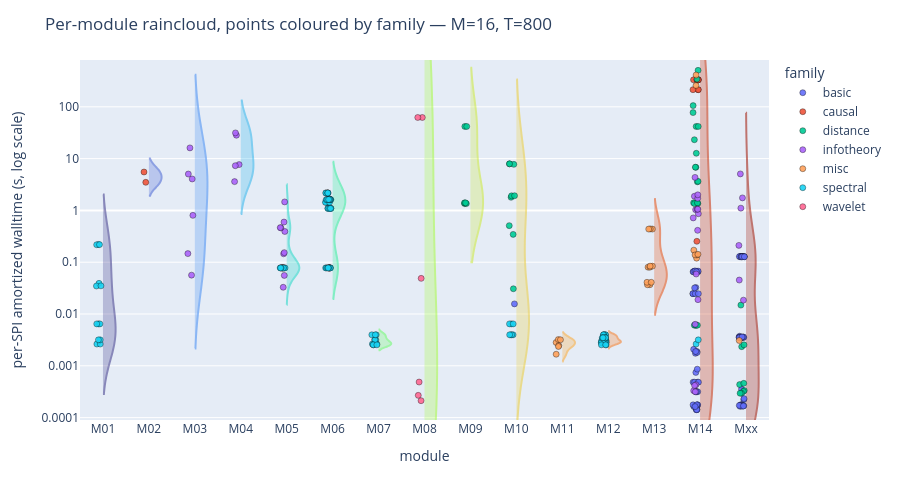

Notebook code for this chart:
### Markdown cell above
### 3c. Per-module raincloud — dots coloured by family

Same module grouping, but each SPI's dot carries its family colour so you can read off the family mix inside each module (e.g. M14 is mostly `basic`; `Mxx` is mostly `causal` + GP variants).

### Code cell
families_present = [f for f in FAMILY_ORDER if f in focus_pos["family"].values]

exp_min = int(np.floor(focus_pos["log_walltime_s"].min()))
exp_max = int(np.ceil(focus_pos["log_walltime_s"].max()))
y_tickvals = list(range(exp_min, exp_max + 1))
y_ticktext = [f"{10**e:g}" for e in y_tickvals]

# Force a linear x-axis with module labels so violin and scatter x values share
# the same numeric coordinate system. Otherwise plotly auto-treats x as categorical
# (from the violin's string x values) and numeric scatter x can land unpredictably.
m_idx = {m: i for i, m in enumerate(modules_present)}
focus_3c = focus_pos.copy()
focus_3c["module_x"] = focus_3c["module"].map(m_idx)

fig = px.violin(
    focus_3c,
    y="log_walltime_s", x="module_x", color="module",
    color_discrete_map=MODULE_COLORS,
    category_orders={"module": modules_present},
    points=False,
    height=500,
    width=900,
    range_y=[focus_3c["log_walltime_s"].min() - 0.2,
             focus_3c["log_walltime_s"].max() + 0.2],
)

for trace in fig.data:
    trace.update(side="positive", width=0.55,
                 meanline_visible=False, box_visible=False,
                 opacity=0.55, showlegend=False, hoverinfo="skip")

# Family-coloured dots at exactly the raincloud position from 3a:
# offset = pointpos*(width/2), jitter_amp = jitter*(width/2) with pointpos=-0.35,
# jitter=0.22, width=0.55  ->  offset=-0.0963, jitter_amp=0.0605.
_off, _jit = -0.35 * (0.55 / 2), 0.22 * (0.55 / 2)
rng = np.random.default_rng(0)
for fam in families_present:
    sub = focus_3c[focus_3c["family"] == fam]
    if not len(sub):
        continue
    xs = [m_idx[m] + _off + rng.uniform(-_jit, _jit) for m in sub["module"]]
    fig.add_trace(go.Scatter(
        x=xs, y=sub["log_walltime_s"], mode="markers",
        marker={"size": 6, "color": FAMILY_COLORS[fam], "opacity": 0.9,
                "line": {"width": 0.4, "color": "black"}},
        name=fam,
        customdata=list(zip(sub["spi"], sub["module"], sub["amortized_s"])),
        hovertemplate=("spi=%{customdata[0]}<br>module=%{customdata[1]}<br>"
                       f"family={fam}<br>walltime=%{{customdata[2]:.4f}} s<extra></extra>"),
    ))

fig.update_layout(
    xaxis={
        "title": "module",
        "tickmode": "array",
        "tickvals": list(m_idx.values()),
        "ticktext": modules_present,
        "range": [-0.5, len(modules_present) - 0.5],
    },
    yaxis={
        "title": "per-SPI amortized walltime (s, log scale)",
        "tickmode": "array",
        "tickvals": y_tickvals,
        "ticktext": y_ticktext,
    },
    title=f"Per-module raincloud, points coloured by family — M={FOCUS_M}, T={FOCUS_T}",
    legend_title_text="family",
    margin={"l": 80, "r": 20, "t": 60, "b": 80},
)
fig.show()

### Figure 1 — Plotly figure (JSON) as saved in the notebook; plotly's stock layout.template omitted (floating-point values rounded to 4 significant figures; data arrays with more than 128 entries replaced by an {"elided": "..."} marker saying what was removed)
{"data": [{"alignmentgroup": "True", "box": {"visible": false}, "hoverinfo": "skip", "hovertemplate": "module=M01<br>module_x=%{x}<br>log_walltime_s=%{y}<extra></extra>", "legendgroup": "M01", "marker": {"color": "rgb(60, 54, 137)"}, "meanline": {"visible": false}, "name": "M01", "offsetgroup": "M01", "opacity": 0.55, "orientation": "v", "points": false, "scalegroup": "True", "showlegend": false, "side": "positive", "type": "violin", "width": 0.55, "x": [0, 0, 0, 0, 0, 0, 0, 0, 0, 0, 0, 0, 0], "x0": " ", "xaxis": "x", "y": [-2.19, -2.19, -2.19, -0.6567, -0.6622, -0.6602, -2.58, -2.58, -2.499, -2.499, -1.408, -1.459, -1.456], "y0": " ", "yaxis": "y"}, {"alignmentgroup": "True", "box": {"visible": false}, "hoverinfo": "skip", "hovertemplate": "module=M02<br>module_x=%{x}<br>log_walltime_s=%{y}<extra></extra>", "legendgroup": "M02", "marker": {"color": "rgb(68, 98, 211)"}, "meanline": {"visible": false}, "name": "M02", "offsetgroup": "M02", "opacity": 0.55, "orientation": "v", "points": false, "scalegroup": "True", "showlegend": false, "side": "positive", "type": "violin", "width": 0.55, "x": [1, 1], "x0": " ", "xaxis": "x", "y": [0.7419, 0.5425], "y0": " ", "yaxis": "y"}, {"alignmentgroup": "True", "box": {"visible": false}, "hoverinfo": "skip", "hovertemplate": "module=M03<br>module_x=%{x}<br>log_walltime_s=%{y}<extra></extra>", "legendgroup": "M03", "marker": {"color": "rgb(64, 139, 244)"}, "meanline": {"visible": false}, "name": "M03", "offsetgroup": "M03", "opacity": 0.55, "orientation": "v", "points": false, "scalegroup": "True", "showlegend": false, "side": "positive", "type": "violin", "width": 0.55, "x": [2, 2, 2, 2, 2, 2], "x0": " ", "xaxis": "x", "y": [-0.8336, 0.6069, 1.207, -1.25, -0.09531, 0.7024], "y0": " ", "yaxis": "y"}, {"alignmentgroup": "True", "box": {"visible": false}, "hoverinfo": "skip", "hovertemplate": "module=M04<br>module_x=%{x}<br>log_walltime_s=%{y}<extra></extra>", "legendgroup": "M04", "marker": {"color": "rgb(45, 180, 236)"}, "meanline": {"visible": false}, "name": "M04", "offsetgroup": "M04", "opacity": 0.55, "orientation": "v", "points": false, "scalegroup": "True", "showlegend": false, "side": "positive", "type": "violin", "width": 0.55, "x": [3, 3, 3, 3, 3], "x0": " ", "xaxis": "x", "y": [1.452, 1.496, 0.8848, 0.8636, 0.5562], "y0": " ", "yaxis": "y"}, {"alignmentgroup": "True", "box": {"visible": false}, "hoverinfo": "skip", "hovertemplate": "module=M05<br>module_x=%{x}<br>log_walltime_s=%{y}<extra></extra>", "legendgroup": "M05", "marker": {"color": "rgb(30, 216, 198)"}, "meanline": {"visible": false}, "name": "M05", "offsetgroup": "M05", "opacity": 0.55, "orientation": "v", "points": false, "scalegroup": "True", "showlegend": false, "side": "positive", "type": "violin", "width": 0.55, "x": [4, 4, 4, 4, 4, 4, 4, 4, 4, 4, 4, 4, 4, 4, 4, 4, 4, 4, 4, 4, 4], "x0": " ", "xaxis": "x", "y": [-1.255, -0.2245, -1.484, -0.4067, 0.1643, -0.8375, -0.8152, -0.3367, -0.3325, -1.11, -1.11, -1.11, -1.11, -1.11, -1.11, -1.11, -1.11, -1.11, -1.11, -1.11, -1.11], "y0": " ", "yaxis": "y"}, {"alignmentgroup": "True", "box": {"visible": false}, "hoverinfo": "skip", "hovertemplate": "module=M06<br>module_x=%{x}<br>log_walltime_s=%{y}<extra></extra>", "legendgroup": "M06", "marker": {"color": "rgb(48, 239, 154)"}, "meanline": {"visible": false}, "name": "M06", "offsetgroup": "M06", "opacity": 0.55, "orientation": "v", "points": false, "scalegroup": "True", "showlegend": false, "side": "positive", "type": "violin", "width": 0.55, "x": [5, 5, 5, 5, 5, 5, 5, 5, 5, 5, 5, 5, 5, 5, 5, 5, 5, 5, 5, 5, 5, 5, 5, 5, 5, 5, 5, 5, 5, 5, 5, 5, 5, 5, 5, 5, 5, 5, 5, 5, 5, 5], "x0": " ", "xaxis": "x", "y": [0.1562, 0.1562, 0.1562, 0.1562, 0.1562, 0.1562, 0.2081, 0.2081, 0.2081, 0.2081, 0.2081, 0.2081, 0.03889, 0.03889, 0.03889, 0.03889, 0.03889, 0.03889, 0.2109, 0.2109, 0.2109, 0.2109, 0.2109, 0.2109, 0.3368, 0.3368, 0.3368, 0.3368, 0.3368, 0.3368, -1.11, -1.11, -1.11, -1.11, -1.11, -1.11, -1.11, -1.11, -1.11, -1.11, -1.11, -1.11], "y0": " ", "yaxis": "y"}, {"alignmentgroup": "True", "box": {"visible": false}, "hoverinfo": "skip", "hovertemplate": "module=M07<br>module_x=%{x}<br>log_walltime_s=%{y}<extra></extra>", "legendgroup": "M07", "marker": {"color": "rgb(104, 252, 103)"}, "meanline": {"visible": false}, "name": "M07", "offsetgroup": "M07", "opacity": 0.55, "orientation": "v", "points": false, "scalegroup": "True", "showlegend": false, "side": "positive", "type": "violin", "width": 0.55, "x": [6, 6, 6, 6, 6, 6, 6, 6, 6, 6, 6, 6], "x0": " ", "xaxis": "x", "y": [-2.58, -2.58, -2.58, -2.499, -2.499, -2.499, -2.595, -2.595, -2.595, -2.402, -2.402, -2.402], "y0": " ", "yaxis": "y"}, {"alignmentgroup": "True", "box": {"visible": false}, "hoverinfo": "skip", "hovertemplate": "module=M08<br>module_x=%{x}<br>log_walltime_s=%{y}<extra></extra>", "legendgroup": "M08", "marker": {"color": "rgb(164, 252, 59)"}, "meanline": {"visible": false}, "name": "M08", "offsetgroup": "M08", "opacity": 0.55, "orientation": "v", "points": false, "scalegroup": "True", "showlegend": false, "side": "positive", "type": "violin", "width": 0.55, "x": [7, 7, 7, 7, 7, 7], "x0": " ", "xaxis": "x", "y": [1.794, 1.794, -1.312, -3.313, -3.57, -3.674], "y0": " ", "yaxis": "y"}, {"alignmentgroup": "True", "box": {"visible": false}, "hoverinfo": "skip", "hovertemplate": "module=M09<br>module_x=%{x}<br>log_walltime_s=%{y}<extra></extra>", "legendgroup": "M09", "marker": {"color": "rgb(204, 234, 53)"}, "meanline": {"visible": false}, "name": "M09", "offsetgroup": "M09", "opacity": 0.55, "orientation": "v", "points": false, "scalegroup": "True", "showlegend": false, "side": "positive", "type": "violin", "width": 0.55, "x": [8, 8, 8, 8, 8, 8], "x0": " ", "xaxis": "x", "y": [0.1312, 0.1457, 1.621, 0.1312, 0.1457, 1.621], "y0": " ", "yaxis": "y"}, {"alignmentgroup": "True", "box": {"visible": false}, "hoverinfo": "skip", "hovertemplate": "module=M10<br>module_x=%{x}<br>log_walltime_s=%{y}<extra></extra>", "legendgroup": "M10", "marker": {"color": "rgb(236, 205, 57)"}, "meanline": {"visible": false}, "name": "M10", "offsetgroup": "M10", "opacity": 0.55, "orientation": "v", "points": false, "scalegroup": "True", "showlegend": false, "side": "positive", "type": "violin", "width": 0.55, "x": [9, 9, 9, 9, 9, 9, 9, 9, 9, 9, 9, 9, 9, 9, 9, 9, 9], "x0": " ", "xaxis": "x", "y": [-1.805, -0.4626, -0.2938, -1.512, 0.8987, 0.8891, 0.8991, 0.2532, 0.2808, 0.2839, -2.19, -2.19, -2.19, -2.401, -2.401, -2.401, -2.401], "y0": " ", "yaxis": "y"}, {"alignmentgroup": "True", "box": {"visible": false}, "hoverinfo": "skip", "hovertemplate": "module=M11<br>module_x=%{x}<br>log_walltime_s=%{y}<extra></extra>", "legendgroup": "M11", "marker": {"color": "rgb(251, 168, 49)"}, "meanline": {"visible": false}, "name": "M11", "offsetgroup": "M11", "opacity": 0.55, "orientation": "v", "points": false, "scalegroup": "True", "showlegend": false, "side": "positive", "type": "violin", "width": 0.55, "x": [10, 10, 10, 10, 10, 10], "x0": " ", "xaxis": "x", "y": [-2.55, -2.609, -2.777, -2.493, -2.627, -2.497], "y0": " ", "yaxis": "y"}, {"alignmentgroup": "True", "box": {"visible": false}, "hoverinfo": "skip", "hovertemplate": "module=M12<br>module_x=%{x}<br>log_walltime_s=%{y}<extra></extra>", "legendgroup": "M12", "marker": {"color": "rgb(247, 121, 31)"}, "meanline": {"visible": false}, "name": "M12", "offsetgroup": "M12", "opacity": 0.55, "orientation": "v", "points": false, "scalegroup": "True", "showlegend": false, "side": "positive", "type": "violin", "width": 0.55, "x": [11, 11, 11, 11, 11, 11, 11, 11, 11, 11, 11, 11, 11, 11, 11, 11, 11, 11, 11, 11, 11, 11, 11, 11, 11, 11], "x0": " ", "xaxis": "x", "y": [-2.519, -2.519, -2.519, -2.519, -2.519, -2.519, -2.551, -2.551, -2.551, -2.551, -2.551, -2.551, -2.401, -2.401, -2.595, -2.595, -2.595, -2.402, -2.402, -2.402, -2.459, -2.459, -2.459, -2.459, -2.459, -2.459], "y0": " ", "yaxis": "y"}, {"alignmentgroup": "True", "box": {"visible": false}, "hoverinfo": "skip", "hovertemplate": "module=M13<br>module_x=%{x}<br>log_walltime_s=%{y}<extra></extra>", "legendgroup": "M13", "marker": {"color": "rgb(230, 78, 14)"}, "meanline": {"visible": false}, "name": "M13", "offsetgroup": "M13", "opacity": 0.55, "orientation": "v", "points": false, "scalegroup": "True", "showlegend": false, "side": "positive", "type": "violin", "width": 0.55, "x": [12, 12, 12, 12, 12, 12, 12, 12, 12, 12, 12], "x0": " ", "xaxis": "x", "y": [-1.096, -1.096, -1.435, -1.435, -1.075, -1.075, -1.388, -1.388, -0.3605, -0.3568, -0.3602], "y0": " ", "yaxis": "y"}, {"alignmentgroup": "True", "box": {"visible": false}, "hoverinfo": "skip", "hovertemplate": "module=M14<br>module_x=%{x}<br>log_walltime_s=%{y}<extra></extra>", "legendgroup": "M14", "marker": {"color": "rgb(201, 44, 4)"}, "meanline": {"visible": false}, "name": "M14", "offsetgroup": "M14", "opacity": 0.55, "orientation": "v", "points": false, "scalegroup": "True", "showlegend": false, "side": "positive", "type": "violin", "width": 0.55, "x": [13, 13, 13, 13, 13, 13, 13, 13, 13, 13, 13, 13, 13, 13, 13, 13, 13, 13, 13, 13, 13, 13, 13, 13, 13, 13, 13, 13, 13, 13, 13, 13, 13, 13, 13, 13, 13, 13, 13, 13, 13, 13, 13, 13, 13, 13, 13, 13, 13, 13, 13, 13, 13, 13, 13, 13, 13, 13, 13, 13, 13, 13, 13, 13, 13, 13, 13, 13, 13, 13, 13, 13, 13, 13, 13, 13, 13, 13, 13, 13, 13, 13, 13, 13, 13, 13, 13, 13, 13, 13, 13, 13, 13, 13, 13, 13, 13], "x0": " ", "xaxis": "x", "y": [-3.5, -1.172, -3.316, -1.608, -3.754, -1.185, -3.846, -3.787, -3.5, -1.172, -3.316, -1.608, -3.754, -1.185, -3.846, -3.787, -3.5, -1.172, -3.316, -1.608, -3.754, -1.185, -3.846, -3.787, -3.5, -1.172, -3.316, -1.608, -3.754, -1.185, -3.846, -3.787, -2.682, -2.723, -1.488, -1.496, -2.758, -2.742, -2.724, -3.128, -3.064, 0.5518, 0.5608, 1.365, 0.8319, 0.8349, 2.704, 2.023, 2.535, 1.103, 1.889, -2.216, -2.216, 0.1312, 0.1457, 1.621, -2.216, -2.216, 0.1312, 0.1457, 1.621, -0.5963, 2.521, 2.521, 2.521, 2.331, 2.331, 2.331, 2.521, 2.521, 2.521, -3.366, -1.228, -0.3844, -3.48, -2.198, -1.723, -0.1444, 0.6377, -3.502, 0.01355, -0.0641, 0.02371, -3.38, 0.2731, 0.2327, 0.02291, 0.301, -2.58, -2.499, -0.9214, -0.8603, -0.7675, -0.8587, -0.8476, 2.412, 2.614], "y0": " ", "yaxis": "y"}, {"alignmentgroup": "True", "box": {"visible": false}, "hoverinfo": "skip", "hovertemplate": "module=Mxx<br>module_x=%{x}<br>log_walltime_s=%{y}<extra></extra>", "legendgroup": "Mxx", "marker": {"color": "rgb(160, 19, 1)"}, "meanline": {"visible": false}, "name": "Mxx", "offsetgroup": "Mxx", "opacity": 0.55, "orientation": "v", "points": false, "scalegroup": "True", "showlegend": false, "side": "positive", "type": "violin", "width": 0.55, "x": [14, 14, 14, 14, 14, 14, 14, 14, 14, 14, 14, 14, 14, 14, 14, 14, 14, 14, 14, 14, 14, 14, 14, 14, 14, 14, 14, 14, 14, 14, 14, 14, 14, 14, 14, 14, 14, 14, 14, 14, 14, 14, 14, 14, 14, 14, 14, 14, 14, 14, 14, 14, 14, 14, 14, 14, 14, 14], "x0": " ", "xaxis": "x", "y": [-3.45, -3.654, -3.633, -3.752, -3.77, -3.759, -3.759, -3.772, -3.764, -3.772, -3.783, -3.78, -3.764, -3.775, -2.445, -2.446, -2.454, -2.443, -2.457, -2.429, -2.451, -2.444, -2.456, -2.45, -2.456, -2.449, -2.458, -2.445, -0.8909, -0.8912, -0.89, -0.8931, -0.8941, -0.8919, -0.8909, -0.891, -0.8928, -0.8928, -0.8933, -0.8948, -0.8932, -0.895, -3.363, -3.478, -3.338, -3.495, -3.529, -3.53, -2.63, -2.595, -1.828, -1.732, -0.6751, 0.04387, -1.345, 0.2419, 0.7047, -2.512], "y0": " ", "yaxis": "y"}, {"customdata": {"elided": "84x3 mixed values"}, "hovertemplate": "spi=%{customdata[0]}<br>module=%{customdata[1]}<br>family=basic<br>walltime=%{customdata[2]:.4f} s<extra></extra>", "marker": {"color": "#636EFA", "line": {"color": "black", "width": 0.4}, "opacity": 0.9, "size": 6}, "mode": "markers", "name": "basic", "type": "scatter", "x": [12.92, 12.88, 12.85, 12.85, 12.94, 12.95, 12.92, 12.93, 12.91, 12.96, 12.94, 12.84, 12.95, 12.85, 12.93, 12.86, 12.95, 12.91, 12.88, 12.89, 12.85, 12.86, 12.92, 12.92, 12.92, 12.89, 12.96, 12.96, 12.93, 12.92, 12.93, 12.89, 12.86, 12.93, 12.91, 12.88, 13.9, 13.95, 13.96, 13.89, 13.91, 13.88, 13.92, 13.88, 13.89, 13.95, 13.87, 13.92, 13.85, 13.94, 13.94, 13.87, 13.95, 13.85, 13.88, 13.86, 13.9, 13.94, 13.87, 13.85, 13.89, 13.87, 13.85, 13.91, 13.88, 13.92, 13.87, 13.96, 13.89, 13.86, 13.92, 13.96, 13.9, 13.96, 13.9, 13.89, 13.92, 13.96, 8.958, 12.9, 12.93, 12.9, 12.91, 12.94], "y": [-3.5, -1.172, -3.316, -1.608, -3.754, -1.185, -3.846, -3.787, -3.5, -1.172, -3.316, -1.608, -3.754, -1.185, -3.846, -3.787, -3.5, -1.172, -3.316, -1.608, -3.754, -1.185, -3.846, -3.787, -3.5, -1.172, -3.316, -1.608, -3.754, -1.185, -3.846, -3.787, -2.682, -2.723, -1.488, -1.496, -3.45, -3.654, -3.633, -3.752, -3.77, -3.759, -3.759, -3.772, -3.764, -3.772, -3.783, -3.78, -3.764, -3.775, -2.445, -2.446, -2.454, -2.443, -2.457, -2.429, -2.451, -2.444, -2.456, -2.45, -2.456, -2.449, -2.458, -2.445, -0.8909, -0.8912, -0.89, -0.8931, -0.8941, -0.8919, -0.8909, -0.891, -0.8928, -0.8928, -0.8933, -0.8948, -0.8932, -0.895, -1.805, -2.758, -2.742, -2.724, -3.128, -3.064]}, {"customdata": [["anm", "M02", 5.52], ["cds", "M02", 3.487], ["reci", "M14", 0.2533], ["ccm_E-None_mean", "M14", 332.1], ["ccm_E-None_max", "M14", 332.1], ["ccm_E-None_diff", "M14", 332.1], ["ccm_E-1_mean", "M14", 214.1], ["ccm_E-1_max", "M14", 214.1], ["ccm_E-1_diff", "M14", 214.1], ["ccm_E-10_mean", "M14", 332.0], ["ccm_E-10_max", "M14", 332.0], ["ccm_E-10_diff", "M14", 332.0]], "hovertemplate": "spi=%{customdata[0]}<br>module=%{customdata[1]}<br>family=causal<br>walltime=%{customdata[2]:.4f} s<extra></extra>", "marker": {"color": "#EF553B", "line": {"color": "black", "width": 0.4}, "opacity": 0.9, "size": 6}, "mode": "markers", "name": "causal", "type": "scatter", "x": [0.8934, 0.9321, 12.93, 12.96, 12.86, 12.93, 12.96, 12.96, 12.85, 12.95, 12.96, 12.96], "y": [0.7419, 0.5425, -0.5963, 2.521, 2.521, 2.521, 2.331, 2.331, 2.331, 2.521, 2.521, 2.521]}, {"customdata": {"elided": "44x3 mixed values"}, "hovertemplate": "spi=%{customdata[0]}<br>module=%{customdata[1]}<br>family=distance<br>walltime=%{customdata[2]:.4f} s<extra></extra>", "marker": {"color": "#00CC96", "line": {"color": "black", "width": 0.4}, "opacity": 0.9, "size": 6}, "mode": "markers", "name": "distance", "type": "scatter", "x": [13.86, 13.96, 13.95, 13.94, 13.9, 13.87, 12.94, 12.95, 12.88, 12.91, 12.9, 12.96, 12.85, 12.93, 12.92, 12.85, 8.93, 8.845, 8.935, 13.91, 13.96, 8.851, 8.945, 8.851, 8.885, 8.895, 8.96, 12.91, 12.87, 7.872, 12.95, 7.871, 12.86, 7.878, 12.91, 12.91, 12.94, 7.911, 12.88, 7.893, 12.94, 7.919, 12.96, 13.89], "y": [-3.363, -3.478, -3.338, -3.495, -3.529, -3.53, 0.5518, 0.5608, 1.365, 0.8319, 0.8349, 2.704, 2.023, 2.535, 1.103, 1.889, -0.4626, -0.2938, -1.512, -2.63, -2.595, 0.8987, 0.8891, 0.8991, 0.2532, 0.2808, 0.2839, -2.216, -2.216, 0.1312, 0.1312, 0.1457, 0.1457, 1.621, 1.621, -2.216, -2.216, 0.1312, 0.1312, 0.1457, 0.1457, 1.621, 1.621, -1.828]}, {"customdata": {"elided": "43x3 mixed values"}, "hovertemplate": "spi=%{customdata[0]}<br>module=%{customdata[1]}<br>family=infotheory<br>walltime=%{customdata[2]:.4f} s<extra></extra>", "marker": {"color": "#AB63FA", "line": {"color": "black", "width": 0.4}, "opacity": 0.9, "size": 6}, "mode": "markers", "name": "infotheory", "type": "scatter", "x": [12.91, 12.92, 12.95, 12.86, 12.89, 12.95, 1.848, 1.943, 1.894, 13.94, 13.84, 13.89, 13.85, 13.92, 13.88, 1.928, 1.957, 1.859, 3.948, 12.85, 12.89, 12.9, 12.9, 12.96, 12.94, 12.88, 12.88, 12.95, 12.95, 2.905, 2.885, 2.964, 2.881, 2.865, 12.95, 3.942, 3.924, 3.959, 3.955, 3.934, 3.947, 3.873, 3.86], "y": [-3.366, -1.228, -0.3844, -3.48, -2.198, -1.723, -0.8336, 0.6069, 1.207, -1.732, -0.6751, 0.04387, -1.345, 0.2419, 0.7047, -1.25, -0.09531, 0.7024, -1.255, -0.1444, 0.6377, -3.502, 0.01355, -0.0641, 0.02371, -3.38, 0.2731, 0.2327, 0.02291, 1.452, 1.496, 0.8848, 0.8636, 0.5562, 0.301, -0.2245, -1.484, -0.4067, 0.1643, -0.8375, -0.8152, -0.3367, -0.3325]}, {"customdata": [["lmfit_Ridge", "M14", 0.1198], ["lmfit_Lasso", "M14", 0.138], ["lmfit_SGDRegressor", "M14", 0.1708], ["lmfit_ElasticNet", "M14", 0.1385], ["lmfit_BayesianRidge", "M14", 0.142], ["gpfit_DotProduct", "M14", 258.0], ["gpfit_RBF", "M14", 411.1], ["coint_johansen_max_eig_stat_order-0_ardiff-10", "M13", 0.08025], ["coint_johansen_trace_stat_order-0_ardiff-10", "M13", 0.08025], ["coint_johansen_max_eig_stat_order-0_ardiff-1", "M13", 0.03676], ["coint_johansen_trace_stat_order-0_ardiff-1", "M13", 0.03676], ["coint_johansen_max_eig_stat_order-1_ardiff-10", "M13", 0.08409], ["coint_johansen_trace_stat_order-1_ardiff-10", "M13", 0.08409], ["coint_johansen_max_eig_stat_order-1_ardiff-1", "M13", 0.04095], ["coint_johansen_trace_stat_order-1_ardiff-1", "M13", 0.04095], ["coint_aeg_tstat_trend-c_autolag-aic_maxlag-10", "M13", 0.436], ["coint_aeg_tstat_trend-ct_autolag-aic_maxlag-10", "M13", 0.4397], ["coint_aeg_tstat_trend-ct_autolag-bic_maxlag-10", "M13", 0.4364], ["pec", "M11", 0.002821], ["pec_orth", "M11", 0.002458], ["pec_log", "M11", 0.001673], ["pec_orth_log", "M11", 0.003211], ["pec_orth_abs", "M11", 0.00236], ["pec_orth_log_abs", "M11", 0.003182], ["ids", "Mxx", 0.003079]], "hovertemplate": "spi=%{customdata[0]}<br>module=%{customdata[1]}<br>family=misc<br>walltime=%{customdata[2]:.4f} s<extra></extra>", "marker": {"color": "#FFA15A", "line": {"color": "black", "width": 0.4}, "opacity": 0.9, "size": 6}, "mode": "markers", "name": "misc", "type": "scatter", "x": [12.92, 12.93, 12.86, 12.89, 12.95, 12.91, 12.91, 11.87, 11.91, 11.91, 11.85, 11.96, 11.91, 11.84, 11.94, 11.96, 11.91, 11.88, 9.866, 9.925, 9.867, 9.913, 9.916, 9.96, 13.85], "y": [-0.9214, -0.8603, -0.7675, -0.8587, -0.8476, 2.412, 2.614, -1.096, -1.096, -1.435, -1.435, -1.075, -1.075, -1.388, -1.388, -0.3605, -0.3568, -0.3602, -2.55, -2.609, -2.777, -2.493, -2.627, -2.497, -2.512]}, {"customdata": {"elided": "114x3 mixed values"}, "hovertemplate": "spi=%{customdata[0]}<br>module=%{customdata[1]}<br>family=spectral<br>walltime=%{customdata[2]:.4f} s<extra></extra>", "marker": {"color": "#19D3F3", "line": {"color": "black", "width": 0.4}, "opacity": 0.9, "size": 6}, "mode": "markers", "name": "spectral", "type": "scatter", "x": [-0.09625, -0.06671, -0.1353, 8.89, 8.851, 8.931, 10.85, 10.89, 10.95, 10.9, 10.95, 10.94, 10.95, 10.86, 10.85, 10.85, 10.95, 10.92, -0.09666, -0.137, -0.07523, 8.882, 8.929, 8.899, 10.9, 10.94, 8.854, 12.91, -0.1329, -0.05897, 5.902, 5.963, 5.865, 12.96, -0.05984, -0.09852, 5.942, 5.916, 5.923, 10.95, 10.85, 10.94, 5.889, 5.883, 5.964, 10.94, 10.9, 10.89, 5.949, 5.854, 5.929, 10.94, 10.94, 10.88, 10.94, 10.87, 10.89, 4.894, 4.909, 4.857, 4.892, 4.843, 4.933, 4.946, 4.86, 4.928, 4.943, 4.962, 4.945, 4.895, 4.962, 4.961, 4.904, 4.934, 4.954, 4.901, 4.948, 4.928, 4.879, 4.936, 4.912, 4.855, 4.891, 4.852, 4.901, 4.895, 4.895, -0.08581, -0.1419, -0.04376, 4.926, 4.943, 4.952, 4.914, 4.848, 4.929, 3.912, 3.943, 3.908, 3.942, 3.964, 3.886, 4.864, 4.891, 4.934, 3.896, 3.914, 3.859, 3.931, 3.877, 3.866, 4.948, 4.912, 4.902], "y": [-2.19, -2.19, -2.19, -2.19, -2.19, -2.19, -2.519, -2.519, -2.519, -2.519, -2.519, -2.519, -2.551, -2.551, -2.551, -2.551, -2.551, -2.551, -0.6567, -0.6622, -0.6602, -2.401, -2.401, -2.401, -2.401, -2.401, -2.401, -2.58, -2.58, -2.58, -2.58, -2.58, -2.58, -2.499, -2.499, -2.499, -2.499, -2.499, -2.499, -2.595, -2.595, -2.595, -2.595, -2.595, -2.595, -2.402, -2.402, -2.402, -2.402, -2.402, -2.402, -2.459, -2.459, -2.459, -2.459, -2.459, -2.459, 0.1562, 0.1562, 0.1562, 0.1562, 0.1562, 0.1562, 0.2081, 0.2081, 0.2081, 0.2081, 0.2081, 0.2081, 0.03889, 0.03889, 0.03889, 0.03889, 0.03889, 0.03889, 0.2109, 0.2109, 0.2109, 0.2109, 0.2109, 0.2109, 0.3368, 0.3368, 0.3368, 0.3368, 0.3368, 0.3368, -1.408, -1.459, -1.456, -1.11, -1.11, -1.11, -1.11, -1.11, -1.11, -1.11, -1.11, -1.11, -1.11, -1.11, -1.11, -1.11, -1.11, -1.11, -1.11, -1.11, -1.11, -1.11, -1.11, -1.11, -1.11, -1.11, -1.11]}, {"customdata": [["psi_wavelet_mean_fs-1_fmin-0_fmax-0-5_mean", "M08", 62.24], ["psi_wavelet_mean_fs-1_fmin-0_fmax-0-25_mean", "M08", 62.26], ["psi_wavelet_mean_fs-1_fmin-0-25_fmax-0-5_mean", "M08", 0.04877], ["psi_wavelet_max_fs-1_fmin-0_fmax-0-5_max", "M08", 0.000486], ["psi_wavelet_max_fs-1_fmin-0_fmax-0-25_max", "M08", 0.000269], ["psi_wavelet_max_fs-1_fmin-0-25_fmax-0-5_max", "M08", 0.000212]], "hovertemplate": "spi=%{customdata[0]}<br>module=%{customdata[1]}<br>family=wavelet<br>walltime=%{customdata[2]:.4f} s<extra></extra>", "marker": {"color": "#FF6692", "line": {"color": "black", "width": 0.4}, "opacity": 0.9, "size": 6}, "mode": "markers", "name": "wavelet", "type": "scatter", "x": [6.952, 6.854, 6.927, 6.883, 6.864, 6.925], "y": [1.794, 1.794, -1.312, -3.313, -3.57, -3.674]}], "layout": {"height": 500, "legend": {"title": {"text": "family"}, "tracegroupgap": 0}, "margin": {"b": 80, "l": 80, "r": 20, "t": 60}, "title": {"text": "Per-module raincloud, points coloured by family — M=16, T=800"}, "violinmode": "group", "width": 900, "xaxis": {"anchor": "y", "domain": [0, 1], "range": [-0.5, 14.5], "tickmode": "array", "ticktext": ["M01", "M02", "M03", "M04", "M05", "M06", "M07", "M08", "M09", "M10", "M11", "M12", "M13", "M14", "Mxx"], "tickvals": [0, 1, 2, 3, 4, 5, 6, 7, 8, 9, 10, 11, 12, 13, 14], "title": {"text": "module"}}, "yaxis": {"anchor": "x", "domain": [0, 1], "range": [-4.046, 2.904], "tickmode": "array", "ticktext": ["0.0001", "0.001", "0.01", "0.1", "1", "10", "100", "1000"], "tickvals": [-4, -3, -2, -1, 0, 1, 2, 3], "title": {"text": "per-SPI amortized walltime (s, log scale)"}}}}
